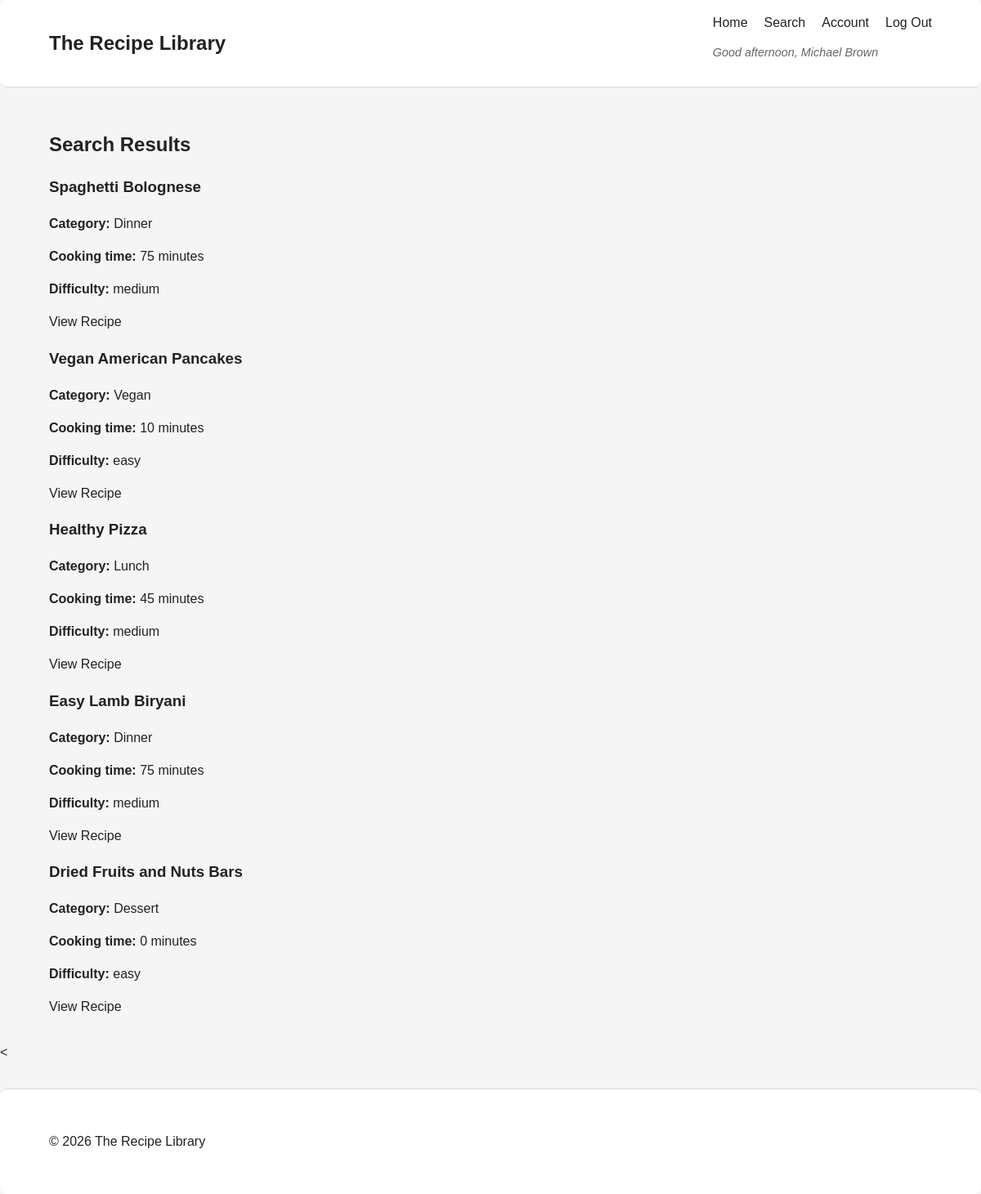
The app's page /pages/results.php (signed in) with its own data.
### tables this page shows
CREATE TABLE recipes (
    id BIGINT UNSIGNED AUTO_INCREMENT PRIMARY KEY,
    user_id BIGINT UNSIGNED NOT NULL,
    category_id INT UNSIGNED NULL,
    title VARCHAR(200) NOT NULL,
    slug VARCHAR(220) NOT NULL,
    description TEXT NULL,
    servings TINYINT UNSIGNED NULL,
    prep_time_min SMALLINT UNSIGNED NULL,
    cook_time_min SMALLINT UNSIGNED NULL,
    difficulty ENUM('easy', 'medium', 'hard') NOT NULL DEFAULT 'easy',
    image_url VARCHAR(255) NULL,
    source_url VARCHAR(255) NULL,
    is_published TINYINT(1) NOT NULL DEFAULT 1,
    created_at DATETIME NOT NULL DEFAULT CURRENT_TIMESTAMP,
    updated_at DATETIME NOT NULL DEFAULT CURRENT_TIMESTAMP ON UPDATE CURRENT_TIMESTAMP,
    UNIQUE KEY uq_recipes_slug (slug),
    KEY idx_recipes_user_id (user_id),
    KEY idx_recipes_category_id (category_id),
    KEY idx_recipes_created_at (created_at),
    CONSTRAINT fk_recipes_user
        FOREIGN KEY (user_id) REFERENCES users(id)
        ON DELETE RESTRICT ON UPDATE CASCADE,
    CONSTRAINT fk_recipes_category
        FOREIGN KEY (category_id) REFERENCES categories(id)
        ON DELETE SET NULL ON UPDATE CASCADE
);

CREATE TABLE categories (
    id INT UNSIGNED AUTO_INCREMENT PRIMARY KEY,
    name VARCHAR(80) NOT NULL,
    slug VARCHAR(100) NOT NULL,
    created_at DATETIME NOT NULL DEFAULT CURRENT_TIMESTAMP,
    UNIQUE KEY uq_categories_name (name),
    UNIQUE KEY uq_categories_slug (slug)
);

### pages/results.php (the view, shortened to what this page needs)
<?php
require_once __DIR__ . '/../includes/db.php';
$sql = "
SELECT
    recipes.*,
    categories.name AS category_name,
    COALESCE(AVG(ratings.rating),0) AS avg_rating,
    COUNT(ratings.id) AS rating_count
FROM recipes
LEFT JOIN categories ON recipes.category_id = categories.id
LEFT JOIN recipe_ingredients ON recipes.id = recipe_ingredients.recipe_id
LEFT JOIN ratings ON recipes.id = ratings.recipe_id
WHERE recipes.is_published = 1
";
$sql .= " GROUP BY recipes.id";
$stmt = $conn->prepare($sql);
$stmt->execute();
$result = $stmt->get_result();
require_once __DIR__ . '/../includes/header.php';
?>
<main class="container">
    <h2>Search Results</h2>
    <?php if ($result->num_rows > 0): ?>
        <div class="recipes">
            <?php while ($row = $result->fetch_assoc()): ?>
                <div class="recipe-card">
                    <h3><?php echo htmlspecialchars($row['title']); ?></h3>
                    <p>
                        <strong>Category:</strong>
                        <?php echo htmlspecialchars($row['category_name'] ?? 'Uncategorised'); ?>
                    </p>
                    <p>
                        <strong>Cooking time:</strong>
                        <?php echo $row['cook_time_min'] ?? 'N/A'; ?> minutes
                    </p>
                    <p>
                        <strong>Difficulty:</strong>
                        <?php echo htmlspecialchars($row['difficulty']); ?>
                    </p>
                    <a href="recipe.php?id=<?php echo $row['id']; ?>">View Recipe</a>
                </div>
            <?php endwhile; ?>
        </div>
    <?php else: ?>
        <p>No recipes found matching your criteria.</p>
    <?php endif; ?>
</main>
<?php
require_once __DIR__ . '/../includes/footer.php';
?>

### css/styles.css (style rules this page uses)
:root { --color-white: #ffffff; --color-light-gray: #f5f5f5; --color-dark-gray: #222; --color-border: #ddd; --border-radius: 8px; --spacing-xs: 0.75rem; --spacing-sm: 1rem; --spacing-md: 1.5rem; --spacing-lg: 2rem; --gap-sm: 0.75rem; --gap-md: 1rem; --gap-lg: 1.25rem; }
* { box-sizing: border-box; }
body { margin: 0; font-family: Arial, sans-serif; line-height: 1.5; background-color: var(--color-light-gray); color: var(--color-dark-gray); }
a { color: inherit; text-decoration: none; }
.container { width: min(90%, 1100px); margin: 0 auto; padding: 20px 0; }
main.container { padding: var(--spacing-lg) 0; }

### records on screen
recipes: title "Spaghetti Bolognese", category.name "Dinner", cook_time_min "75", difficulty "medium"
recipes: title "Vegan American Pancakes", category.name "Vegan", cook_time_min "10", difficulty "easy"
recipes: title "Healthy Pizza", category.name "Lunch", cook_time_min "45", difficulty "medium"
recipes: title "Easy Lamb Biryani", category.name "Dinner", cook_time_min "75", difficulty "medium"
recipes: title "Dried Fruits and Nuts Bars", category.name "Dessert", cook_time_min "0", difficulty "easy"

### other values on screen
$greeting . ', ' . $name "Good afternoon, Michael Brown"
